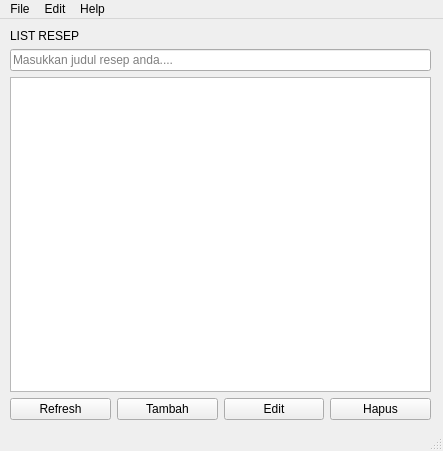
<?xml version="1.0" encoding="UTF-8"?>
<ui version="4.0">
 <class>MainWindow</class>
 <widget class="QMainWindow" name="MainWindow">
  <property name="geometry">
   <rect>
    <x>0</x>
    <y>0</y>
    <width>443</width>
    <height>451</height>
   </rect>
  </property>
  <property name="sizePolicy">
   <sizepolicy hsizetype="Expanding" vsizetype="Expanding">
    <horstretch>0</horstretch>
    <verstretch>0</verstretch>
   </sizepolicy>
  </property>
  <property name="windowTitle">
   <string>MainWindow</string>
  </property>
  <widget class="QWidget" name="centralwidget">
   <property name="sizePolicy">
    <sizepolicy hsizetype="Expanding" vsizetype="Expanding">
     <horstretch>0</horstretch>
     <verstretch>0</verstretch>
    </sizepolicy>
   </property>
   <widget class="QStackedWidget" name="stackedWidget">
    <property name="geometry">
     <rect>
      <x>10</x>
      <y>10</y>
      <width>421</width>
      <height>391</height>
     </rect>
    </property>
    <property name="sizePolicy">
     <sizepolicy hsizetype="Expanding" vsizetype="Expanding">
      <horstretch>0</horstretch>
      <verstretch>0</verstretch>
     </sizepolicy>
    </property>
    <property name="layoutDirection">
     <enum>Qt::LeftToRight</enum>
    </property>
    <property name="autoFillBackground">
     <bool>true</bool>
    </property>
    <property name="currentIndex">
     <number>0</number>
    </property>
    <widget class="QWidget" name="list_page">
     <property name="sizePolicy">
      <sizepolicy hsizetype="Expanding" vsizetype="Expanding">
       <horstretch>0</horstretch>
       <verstretch>0</verstretch>
      </sizepolicy>
     </property>
     <widget class="QWidget" name="verticalLayoutWidget">
      <property name="geometry">
       <rect>
        <x>0</x>
        <y>0</y>
        <width>421</width>
        <height>391</height>
       </rect>
      </property>
      <layout class="QVBoxLayout" name="list_panel_layout">
       <item>
        <widget class="QLabel" name="list_label">
         <property name="text">
          <string>LIST RESEP</string>
         </property>
        </widget>
       </item>
       <item>
        <widget class="QLineEdit" name="cari_input">
         <property name="placeholderText">
          <string>Masukkan judul resep anda....</string>
         </property>
        </widget>
       </item>
       <item>
        <widget class="QListWidget" name="resep_list_widget"/>
       </item>
       <item>
        <layout class="QHBoxLayout" name="horizontalLayout">
         <item>
          <widget class="QPushButton" name="refresh_btn">
           <property name="text">
            <string>Refresh</string>
           </property>
          </widget>
         </item>
         <item>
          <widget class="QPushButton" name="tambah_btn">
           <property name="text">
            <string>Tambah</string>
           </property>
          </widget>
         </item>
         <item>
          <widget class="QPushButton" name="edit_btn">
           <property name="text">
            <string>Edit</string>
           </property>
          </widget>
         </item>
         <item>
          <widget class="QPushButton" name="hapus_btn">
           <property name="text">
            <string>Hapus</string>
           </property>
          </widget>
         </item>
        </layout>
       </item>
      </layout>
     </widget>
    </widget>
    <widget class="QWidget" name="detail_page">
     <property name="sizePolicy">
      <sizepolicy hsizetype="Expanding" vsizetype="Expanding">
       <horstretch>0</horstretch>
       <verstretch>0</verstretch>
      </sizepolicy>
     </property>
     <widget class="QWidget" name="verticalLayoutWidget_2">
      <property name="geometry">
       <rect>
        <x>0</x>
        <y>0</y>
        <width>421</width>
        <height>380</height>
       </rect>
      </property>
      <layout class="QVBoxLayout" name="add_panel_layout">
       <item>
        <layout class="QGridLayout" name="gridLayout">
         <item row="3" column="3">
          <widget class="QPushButton" name="cariGambar_btn">
           <property name="text">
            <string>Cari..</string>
           </property>
          </widget>
         </item>
         <item row="0" column="0">
          <widget class="QLabel" name="label">
           <property name="text">
            <string>Judul</string>
           </property>
          </widget>
         </item>
         <item row="2" column="0">
          <widget class="QLabel" name="label_3">
           <property name="text">
            <string>Tanggal</string>
           </property>
          </widget>
         </item>
         <item row="1" column="0">
          <widget class="QLabel" name="label_2">
           <property name="text">
            <string>Kategori</string>
           </property>
          </widget>
         </item>
         <item row="2" column="2" colspan="2">
          <widget class="QLineEdit" name="tanggal_input"/>
         </item>
         <item row="0" column="2" colspan="2">
          <widget class="QLineEdit" name="judul_input"/>
         </item>
         <item row="1" column="2" colspan="2">
          <widget class="QComboBox" name="kategori_input"/>
         </item>
         <item row="3" column="2">
          <widget class="QLineEdit" name="gambar_input">
           <property name="placeholderText">
            <string>e.g., path/to/image.jpg</string>
           </property>
          </widget>
         </item>
         <item row="5" column="0">
          <widget class="QLabel" name="label_8">
           <property name="text">
            <string>Porsi</string>
           </property>
          </widget>
         </item>
         <item row="4" column="0">
          <widget class="QLabel" name="label_7">
           <property name="text">
            <string>Lama masak</string>
           </property>
          </widget>
         </item>
         <item row="3" column="0">
          <widget class="QLabel" name="label_6">
           <property name="text">
            <string>Gambar</string>
           </property>
          </widget>
         </item>
         <item row="4" column="2" colspan="2">
          <widget class="QLineEdit" name="waktu_input">
           <property name="placeholderText">
            <string>e.g., 1 jam, 30 menit</string>
           </property>
          </widget>
         </item>
         <item row="5" column="2" colspan="2">
          <widget class="QLineEdit" name="porsi_input">
           <property name="placeholderText">
            <string>4 porsi, 8 potong</string>
           </property>
          </widget>
         </item>
        </layout>
       </item>
       <item>
        <widget class="QLabel" name="label_4">
         <property name="text">
          <string>Bahan-bahan</string>
         </property>
        </widget>
       </item>
       <item>
        <widget class="QTextEdit" name="bahan_input">
         <property name="placeholderText">
          <string>Masukkan daftar bahan (misal: 2 butir telur, 10kg terigu)...</string>
         </property>
        </widget>
       </item>
       <item>
        <widget class="QLabel" name="label_5">
         <property name="text">
          <string>Cara membuat</string>
         </property>
        </widget>
       </item>
       <item>
        <widget class="QTextEdit" name="cara_input">
         <property name="placeholderText">
          <string>Jelaskan langkah pembuatan...</string>
         </property>
        </widget>
       </item>
       <item>
        <layout class="QHBoxLayout" name="horizontalLayout_2">
         <item>
          <widget class="QPushButton" name="kembali_btn">
           <property name="text">
            <string>Kembali</string>
           </property>
          </widget>
         </item>
         <item>
          <widget class="QPushButton" name="simpan_btn">
           <property name="text">
            <string>Simpan</string>
           </property>
          </widget>
         </item>
         <item>
          <widget class="QPushButton" name="bersihkan_btn">
           <property name="text">
            <string>Bersihkan</string>
           </property>
          </widget>
         </item>
        </layout>
       </item>
      </layout>
     </widget>
    </widget>
   </widget>
  </widget>
  <widget class="QMenuBar" name="menubar">
   <property name="geometry">
    <rect>
     <x>0</x>
     <y>0</y>
     <width>443</width>
     <height>21</height>
    </rect>
   </property>
   <widget class="QMenu" name="file_menu">
    <property name="title">
     <string>File</string>
    </property>
    <widget class="QMenu" name="export_menu">
     <property name="title">
      <string>Export</string>
     </property>
     <addaction name="export_pdf_action"/>
     <addaction name="export_csv_action"/>
    </widget>
    <addaction name="refresh_action"/>
    <addaction name="export_menu"/>
    <addaction name="exit_action"/>
   </widget>
   <widget class="QMenu" name="help_menu">
    <property name="title">
     <string>Help</string>
    </property>
    <addaction name="about_action"/>
   </widget>
   <widget class="QMenu" name="edit_menu">
    <property name="title">
     <string>Edit</string>
    </property>
    <addaction name="tambah_action"/>
    <addaction name="edit_action"/>
    <addaction name="hapus_action"/>
   </widget>
   <addaction name="file_menu"/>
   <addaction name="edit_menu"/>
   <addaction name="help_menu"/>
  </widget>
  <widget class="QStatusBar" name="statusbar"/>
  <action name="exit_action">
   <property name="text">
    <string>Keluar</string>
   </property>
   <property name="statusTip">
    <string>Pencet Ctrl+Q untuk keluar</string>
   </property>
  </action>
  <action name="export_pdf_action">
   <property name="text">
    <string>ke PDF</string>
   </property>
   <property name="statusTip">
    <string/>
   </property>
  </action>
  <action name="export_csv_action">
   <property name="text">
    <string>ke CSV</string>
   </property>
  </action>
  <action name="about_action">
   <property name="text">
    <string>Tentang</string>
   </property>
  </action>
  <action name="refresh_action">
   <property name="text">
    <string>Refresh</string>
   </property>
  </action>
  <action name="tambah_action">
   <property name="text">
    <string>Tambah</string>
   </property>
  </action>
  <action name="edit_action">
   <property name="text">
    <string>Edit</string>
   </property>
  </action>
  <action name="hapus_action">
   <property name="text">
    <string>Hapus</string>
   </property>
  </action>
 </widget>
 <resources/>
 <connections/>
</ui>
